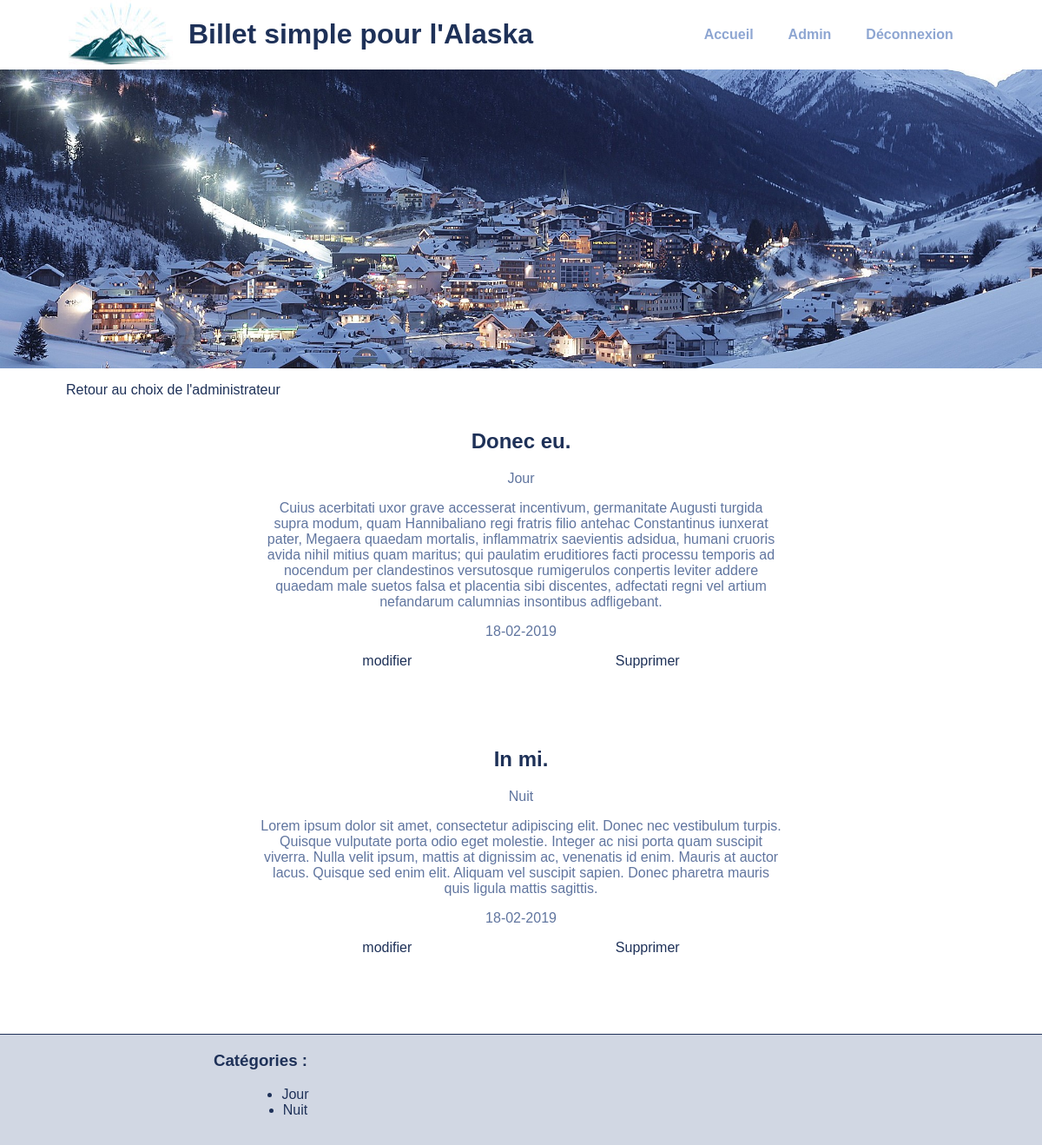
/index.php?admin=listeBillets (signed in), run on the app's committed database.
### tables this page shows
CREATE TABLE `articles` (
  `id` int(11) NOT NULL,
  `titre` varchar(255) NOT NULL,
  `date` date NOT NULL,
  `categorie` varchar(255) NOT NULL,
  `message` text NOT NULL
);

### controller/controllerAdmin.php (called while the page is built, shortened)
<?php
class controllerAdmin{
    public function listeBillets(){
        require 'modele/modeleBillets.php';
        $billet = new billets();
        $reponse = $billet->listeBillets();
        require 'vue/listeBillets.php';
    }
}

### modele/modeleBillets.php (called while the page is built, shortened)
<?php
class billets extends appelBDD {
            public function listeBillets(){
                $bdd = $this->dbConnect();
                $reponse = $bdd->prepare('SELECT id, titre, date, categorie, message FROM articles');
                $reponse->execute();
                return $reponse;
            }
}

### vue/listeBillets.php (the view, shortened to what this page needs)
<!DOCTYPE html>
<html lang="fr">
<head>
    <link rel="stylesheet" type="text/css" href="css/style.css">
</head>
<body>
    <?php require 'includes/header.php' ?>
    <img src="img/alaska.jpg" alt="imageSlideAlaska" class="slide" />
    <a href="index.php?admin=connexion">Retour au choix de l'administrateur</a>
    <div id='listeArticles'>
        <?php
        while($donnees = $reponse -> fetch())
      { ?>
        <h2>
            <?php echo htmlspecialchars ($donnees['titre'])?>
        </h2>
        <p>
            <?php echo htmlspecialchars ($donnees['categorie'])?>
        </p>
        <p>
            <?php echo htmlspecialchars ($donnees['message'])?>
        </p>
        <p>
            <?php $date = htmlspecialchars ($donnees['date']);
        echo date('d-m-Y', strtotime($date));?>
        </p>
        <div id="lien">
            <a href="index.php?admin=modificationBillets&articles=<?php echo $donnees['id']; ?>">modifier</a>
            <a href="index.php?admin=suppressionBillets&articles=<?php echo $donnees['id']; ?>">Supprimer</a>
        </div>
        <?php
        }
        ?>
    </div>
    <?php require 'includes/footer.php'; ?>
</body>
</html>

### css/style.css (style rules this page uses)
body { overflow-x: hidden; margin: 0; font-family: 'Arial'; }
p { text-align: center; color: #60759F; }
h2 { color: #1e3158; display: flex; justify-content: center; }
#lien { display: flex; justify-content: space-around; margin-bottom: 15%; }
.slide { height: auto; width: 100%; }
img + a { text-decoration: none; display: block; color: #1e3158; margin-left: 76px; margin-top: 1%; }
#articles, #listeArticles { margin: auto; width: 50%; margin-top: 3%; }
#listeArticles a { text-decoration: none; color: #1e3158; }

### data on the page
articles: titre "Donec eu.", categorie "Jour", message "Cuius acerbitati uxor grave accesserat incentivum, germanitate Augusti turgida supra modum, quam Hannibaliano regi fratris filio antehac Constantinus iunxerat pater, Megaera quaedam mortalis, inflammatrix saevientis adsidua, humani cruoris avida nihil mitius quam maritus; qui paulatim eruditiores facti processu temporis ad nocendum per clandestinos versutosque rumigerulos conpertis leviter addere quaedam male suetos falsa et placentia sibi discentes, adfectati regni vel artium nefandarum calumnias insontibus adfligebant.", date "18-02-2019"
articles: titre "In mi.", categorie "Nuit", message "Lorem ipsum dolor sit amet, consectetur adipiscing elit. Donec nec vestibulum turpis. Quisque vulputate porta odio eget molestie. Integer ac nisi porta quam suscipit viverra. Nulla velit ipsum, mattis at dignissim ac, venenatis id enim. Mauris at auctor lacus. Quisque sed enim elit. Aliquam vel suscipit sapien. Donec pharetra mauris quis ligula mattis sagittis.", date "18-02-2019"
